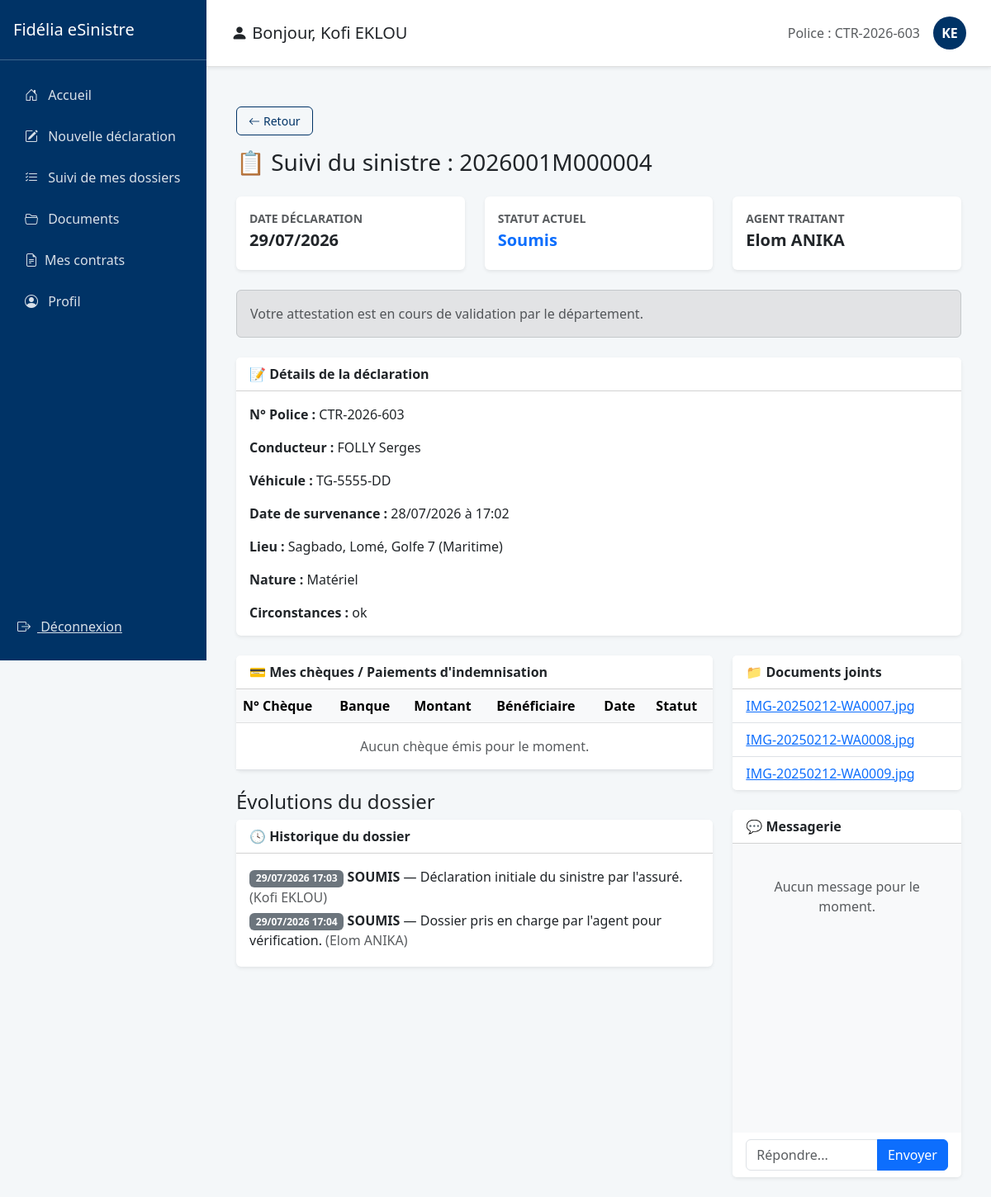
Before: /sinistres/dossier/4/ (signed in) with the older database file.
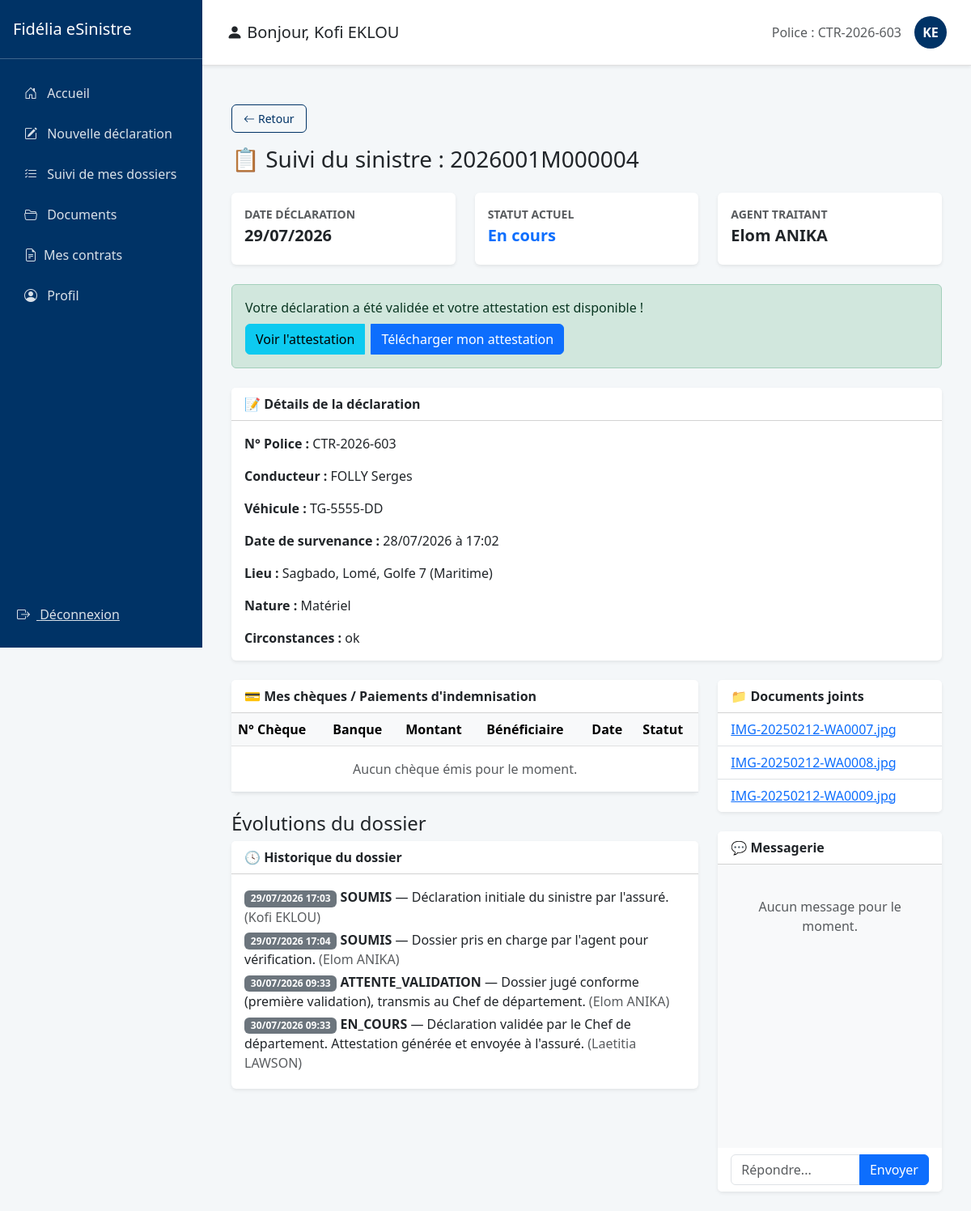
After: the same page with the newer database file.
### gestion_sinistres/models.py (models this page shows, shortened)
class Sinistre(models.Model):
    NATURE_CHOICES = [('C', 'Corporel'), ('M', 'Matériel'), ('X', 'Mixte')]
    STATUS_CHOICES = [
        ('SOUMIS', 'Soumis'),
        ('ATTENTE_COMPLEMENTS', 'En attente de compléments'),
        ('ATTENTE_VALIDATION', 'En attente de validation'),
        ('A_CORRIGER', 'A corriger'),
        ('EN_COURS', 'En cours'),
        ('CHEQUE_EMIS', 'Chèque émis'),
        ('CLOTURE', 'Clôturé'),
        ('SANS_SUITE', 'Sans suite'),
        ('REOUVERT', 'Réouvert'),
    ]
    nom_conducteur = models.CharField(max_length=100)
    immatriculation = models.CharField(max_length=50, blank=True, null=True, verbose_name="Immatriculation")
    numero_sinistre = models.CharField(max_length=20, unique=True)
    statut = models.CharField(max_length=30, choices=STATUS_CHOICES, default='SOUMIS')
    agent_traitant = models.CharField(max_length=100, blank=True, null=True)
    montant_estime = models.DecimalField(max_digits=12, decimal_places=2, default=0)
    prix_retenu = models.DecimalField(max_digits=12, decimal_places=2, null=True, blank=True)
    attestation_generee = models.BooleanField(default=False)
    date_attestation = models.DateTimeField(null=True, blank=True)
    date_cloture = models.DateTimeField(null=True, blank=True)
    indemnisation_validee = models.BooleanField(default=False)
    date_survenance = models.DateTimeField()
    date_declaration = models.DateTimeField(auto_now_add=True)
    heure_approximative = models.TimeField()
    circonstances = models.TextField()
    vehicule = models.ForeignKey(Vehicule, on_delete=models.CASCADE)
    region = models.ForeignKey(Region, on_delete=models.SET_NULL, null=True)
    commune = models.ForeignKey(Commune, on_delete=models.SET_NULL, null=True)
    ville = models.ForeignKey(Ville, on_delete=models.SET_NULL, null=True)
    quartier = models.CharField(max_length=150)
    nature = models.CharField(max_length=1, choices=NATURE_CHOICES)
    numero_point_vente = models.CharField(max_length=10, default="001")
    assure = models.ForeignKey(User, on_delete=models.CASCADE, related_name='sinistres')
    quittance = models.ForeignKey(Quittance, on_delete=models.SET_NULL, null=True, blank=True)
    lettre_derogation = models.FileField(upload_to='sinistres/derogations/', blank=True, null=True)
    autre_vehicule_implique = models.BooleanField(default=False)
    vehicule_adverse_immatriculation = models.CharField(max_length=50, blank=True, null=True)
    vehicule_adverse_marque = models.CharField(max_length=50, blank=True, null=True)
    vehicule_adverse_modele = models.CharField(max_length=50, blank=True, null=True)
    vehicule_adverse_compagnie = models.CharField(max_length=100, blank=True, null=True, verbose_name="Compagnie d'assurance (véhicule adverse)")
    nombre_blesses = models.PositiveSmallIntegerField(default=0)
    nombre_morts = models.PositiveSmallIntegerField(default=0)

class HistoriqueSinistre(models.Model):
    sinistre = models.ForeignKey(Sinistre, on_delete=models.CASCADE, related_name='historique')
    statut = models.CharField(max_length=50)
    date_changement = models.DateTimeField(auto_now_add=True)
    commentaires = models.TextField(blank=True)
    auteur = models.ForeignKey(User, on_delete=models.SET_NULL, null=True)

class PieceJointe(models.Model):
    sinistre = models.ForeignKey(Sinistre, on_delete=models.CASCADE, related_name='pieces')
    fichier = models.FileField(upload_to='sinistres/documents/')
    date_ajout = models.DateTimeField(auto_now_add=True)

class Assure(models.Model):
    user = models.OneToOneField(User, on_delete=models.CASCADE, related_name='assure')
    numero_police = models.CharField(max_length=50, unique=True)
    telephone = models.CharField(max_length=20, blank=True, null=True)
    agence = models.ForeignKey(Agence, on_delete=models.SET_NULL, null=True, blank=True)
    compte_active = models.BooleanField(default=False)
    politique_confidentialite_acceptee = models.BooleanField(default=False)
    tentatives_echouees = models.PositiveSmallIntegerField(default=0)
    bloque_jusqu_a = models.DateTimeField(null=True, blank=True)

class Vehicule(models.Model):
    immatriculation = models.CharField(max_length=20, unique=True)
    marque = models.CharField(max_length=50)
    modele = models.CharField(max_length=50, null=True, blank=True)
    annee = models.IntegerField(null=True, blank=True)
    proprietaire = models.ForeignKey(User, on_delete=models.CASCADE, related_name='vehicules', null=True, blank=True)
    quittance = models.ForeignKey('Quittance', on_delete=models.CASCADE, related_name='vehicules', null=True, blank=True)

class Ville(models.Model):
    commune = models.ForeignKey(Commune, on_delete=models.CASCADE)
    nom = models.CharField(max_length=100)
    def __str__(self): return self.nom

class Commune(models.Model):
    region = models.ForeignKey(Region, on_delete=models.CASCADE)
    nom = models.CharField(max_length=100)
    def __str__(self): return self.nom

class Region(models.Model):
    nom = models.CharField(max_length=100)
    def __str__(self): return self.nom

### gestion_sinistres/views.py (the view, shortened to what this page needs)
# urls.py: path('dossier/<int:sinistre_id>/', views.detail_sinistre, name='detail_sinistre'),
@login_required
def detail_sinistre(request, sinistre_id):
    sinistre = get_object_or_404(Sinistre, id=sinistre_id, assure=request.user)
    historique_filetre = sinistre.historique.exclude(
        commentaires__icontains="Prix"
    ).exclude(
        commentaires__icontains="Indemnisation"
    ).order_by('date_changement')
    context = {
        'sinistre': sinistre,
        'documents': sinistre.pieces.all(),
        'historique': historique_filetre,  # On envoie l'historique nettoyé
        'discussion': sinistre.messages.all().order_by('date_envoi'),
    }
    return render(request, 'detail_sinistre.html', context)

### gestion_sinistres/templates/detail_sinistre.html (shortened to what the changed rows need)
{% extends "base_assure.html" %}
{% block content %}
<div class="container-fluid mt-4">
    <a href="{% url 'suivi_sinistres' %}" class="btn btn-sm mb-3 d-inline-flex align-items-center gap-1"
   style="border: 1px solid #003366; color: #003366; font-weight: 500; border-radius: 6px; padding: 6px 14px; transition: all 0.15s;"
   onmouseover="this.style.backgroundColor='#003366'; this.style.color='#fff';"
   onmouseout="this.style.backgroundColor='transparent'; this.style.color='#003366';">
    <i class="bi bi-arrow-left"></i> Retour
</a>
    <h3 class="mb-4">📋 Suivi du sinistre : {{ sinistre.numero_sinistre }}</h3>
    <div class="row mb-4">
        <div class="col-md-4 sticky-top" style="top: 20px;">
            <div class="card p-3 shadow-sm border-0">
                <p class="text-uppercase text-muted small fw-bold mb-1">Date déclaration</p>
                <h5 class="fw-bold">{{ sinistre.date_declaration|date:"d/m/Y" }}</h5>
            </div>
        </div>
        <div class="col-md-4">
            <div class="card p-3 shadow-sm border-0">
                <p class="text-uppercase text-muted small fw-bold mb-1">Statut actuel</p>
                <h5 class="fw-bold text-primary">{{ sinistre.get_statut_display }}</h5>
            </div>
        </div>
        <div class="col-md-4">
            <div class="card p-3 shadow-sm border-0">
                <p class="text-uppercase text-muted small fw-bold mb-1">Agent traitant</p>
                <h5 class="fw-bold">{{ sinistre.agent_traitant|default:"Non assigné" }}</h5>
            </div>
        </div>
    </div>
    <div class="row mb-4">
        <div class="col-12">
            {% if sinistre.attestation_generee %}
                <div class="alert alert-success mb-0">
                    <p class="mb-2">Votre déclaration a été validée et votre attestation est disponible !</p>
                    <div class="btn-group" role="group">
                        <a href="{% url 'voir_attestation' sinistre.id %}" class="btn btn-info me-2" target="_blank">
                             Voir l'attestation
                        </a>
                        <a href="{% url 'telecharger_attestation' sinistre.id %}" class="btn btn-primary">
                             Télécharger mon attestation
                        </a>
                    </div>
                </div>
            {% else %}
                <div class="alert alert-secondary mb-0">
                    <p class="text-muted mb-0">Votre attestation est en cours de validation par le département.</p>
                </div>
            {% endif %}
        </div>
    </div>
    <div class="row mb-4">
        <div class="col-12">
            <div class="card shadow-sm border-0">
                <div class="card-body">
                    <p><strong>N° Police :</strong> {{ sinistre.assure.assure.numero_police|default:"—" }}</p>
                    <p><strong>Conducteur :</strong> {{ sinistre.nom_conducteur }}</p>
                    <p><strong>Véhicule :</strong> {{ sinistre.vehicule.immatriculation|default:"—" }}</p>
                    <p><strong>Date de survenance :</strong> {{ sinistre.date_survenance|date:"d/m/Y" }}
                        {% if sinistre.heure_approximative %} à {{ sinistre.heure_approximative|time:"H:i" }}{% endif %}
                    </p>
                    <p><strong>Lieu :</strong>
                        {{ sinistre.quartier }}, {{ sinistre.ville }}, {{ sinistre.commune }} ({{ sinistre.region }})
                    </p>
                    <p><strong>Nature :</strong> {{ sinistre.get_nature_display }}</p>
                    <p class="mb-0"><strong>Circonstances :</strong> {{ sinistre.circonstances }}</p>
                </div>
            </div>
        </div>
    </div>
    <div class="row">
        <div class="col-md-8">
            <div class="card shadow-sm border-0 mb-4">
                <div class="card-body p-0">
                    <div class="table-responsive">
                        <table class="table table-hover align-middle mb-0">
                            <thead class="table-light">
                                <tr>
                                    <th>N° Chèque</th>
                                    <th>Banque</th>
                                    <th>Montant</th>
                                    <th>Bénéficiaire</th>
                                    <th>Date</th>
                                    <th>Statut</th>
                                </tr>
                            </thead>
                        </table>
                    </div>
                </div>
            </div>
            <div class="card shadow-sm border-0 mb-4">
                <div class="card-body">
                    {% for h in historique %}
                        {% if "Prix" not in h.commentaires and "Indemnisation" not in h.commentaires %}
                            <p class="mb-1">
                                <span class="badge bg-secondary">{{ h.date_changement|date:"d/m/Y H:i" }}</span>
                                <strong>{{ h.get_statut_display|default:h.statut }}</strong> — {{ h.commentaires }}
                                <span class="text-muted">({{ h.auteur.get_full_name|default:h.auteur.username }})</span>
                            </p>
                        {% endif %}
                    {% empty %}
                        <p class="text-muted">Aucun historique pour ce dossier.</p>
                    {% endfor %}
                </div>
            </div>
        </div>
        <div class="col-md-4">
            <div class="card shadow-sm border-0 mb-4">
                <ul class="list-group list-group-flush">
                    {% for piece in documents %}
                    <li class="list-group-item">
                        <a href="{{ piece.fichier.url }}" target="_blank">
                            {{ piece.fichier.name|cut:"sinistres/documents/" }}
                        </a>
                    </li>
                    {% empty %}
                    <li class="list-group-item text-muted">Aucun document joint.</li>
                    {% endfor %}
                </ul>
            </div>
        </div>
    </div>
</div>
{% endblock %}

Changed rows visible on the page:
changed Sinistre "Elom ANIKA": statut "Soumis" → "En cours"; attestation_generee False → True (drawn)
added HistoriqueSinistre: date_changement "30/07/2026 09:33", statut "ATTENTE_VALIDATION", commentaires "Dossier jugé conforme (première validation), transmis au Chef de département.", auteur.get_full_name "Elom ANIKA"
added HistoriqueSinistre: date_changement "30/07/2026 09:33", statut "EN_COURS", commentaires "Déclaration validée par le Chef de département. Attestation générée et envoyée à l'assuré.", auteur.get_full_name "Laetitia LAWSON"
Other visible differences:
text no longer shown: "Votre attestation est en cours de validation par le département."
text now shown: "Votre déclaration a été validée et votre attestation est disponible ! Voir l'attestation Télécharger mon attestation"
